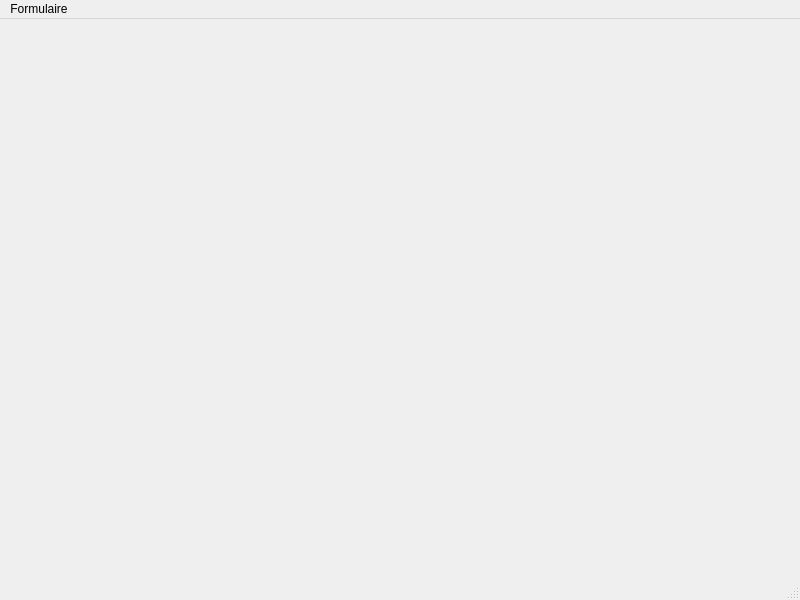
<?xml version="1.0" encoding="UTF-8"?>
<ui version="4.0">
 <class>MainWindow</class>
 <widget class="QMainWindow" name="MainWindow">
  <property name="geometry">
   <rect>
    <x>0</x>
    <y>0</y>
    <width>800</width>
    <height>600</height>
   </rect>
  </property>
  <property name="windowTitle">
   <string>MainWindow</string>
  </property>
  <widget class="QWidget" name="centralwidget"/>
  <widget class="QMenuBar" name="menubar">
   <property name="geometry">
    <rect>
     <x>0</x>
     <y>0</y>
     <width>800</width>
     <height>22</height>
    </rect>
   </property>
   <widget class="QMenu" name="menuFormulaire">
    <property name="title">
     <string>Formulaire</string>
    </property>
    <addaction name="actionInteraction"/>
    <addaction name="actionContact"/>
   </widget>
   <addaction name="menuFormulaire"/>
  </widget>
  <widget class="QStatusBar" name="statusbar"/>
  <action name="actionInteraction">
   <property name="text">
    <string>Ajouter intéraction</string>
   </property>
  </action>
  <action name="actionContact">
   <property name="text">
    <string>Ajouter contact</string>
   </property>
  </action>
 </widget>
 <resources/>
 <connections/>
</ui>
